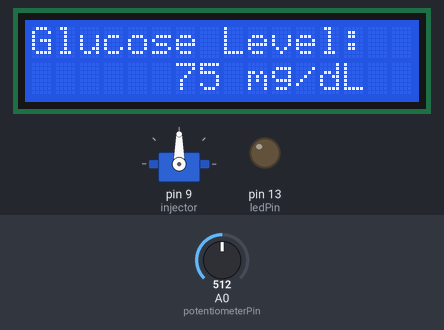
Recording of a sketch running on a simulated Arduino Uno, built with avr-gcc and run on an emulated ATmega328P. Shown: 16×2 character LCD, servo, output pins drawn as LEDs (lit = HIGH). Inputs (shaded band) come from the test bench; at power-on: A0 (potentiometerPin) = 512. What the sketch prints to the serial monitor is not drawn.

Above: at 1.2 s.
1.3 s: A0 (potentiometerPin) set to 485
At 2.2 s:
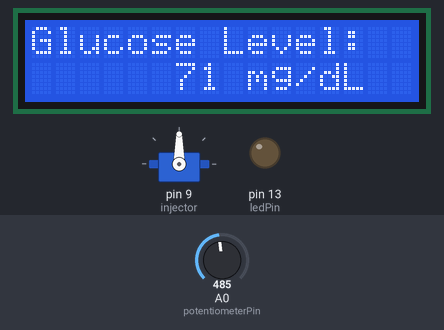
3.0 s: A0 (potentiometerPin) set to 469
At 3.6 s:
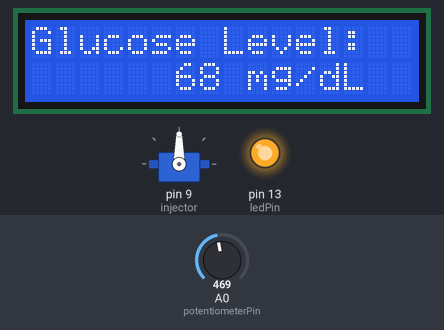
At 10.29 s:
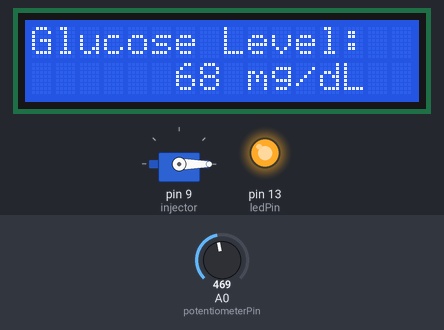
Timing chart, 0 to 10.5 s (numbered marks = the images above; inputs shaded):
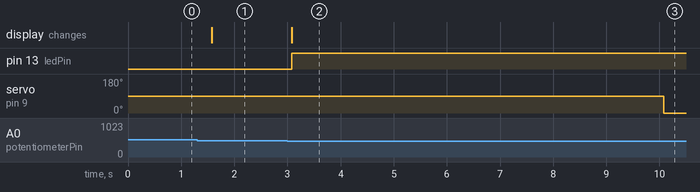

The sketch:

sugar.ino
```cpp
#include <LiquidCrystal.h>
#include <Servo.h>

const int potentiometerPin = A0;
const int ledPin = 13;
const int threshold = 70;
LiquidCrystal lcd(12, 11, 5, 4, 3, 2);
Servo injector;

void setup() {
  pinMode(ledPin, OUTPUT);
  lcd.begin(16, 2);
  lcd.print("Glucose Level: ");
  injector.attach(9);
}

void loop() {
  int sensorValue = analogRead(potentiometerPin);
  int glucoseLevel = map(sensorValue, 0, 1023, 0, 150);
  Serial.begin(9600);
  Serial.println(sensorValue);
  lcd.setCursor(0, 1);
  lcd.print("      ");
  lcd.print(glucoseLevel);
  lcd.print(" mg/dL");
  if (glucoseLevel < threshold) {
    digitalWrite(ledPin, HIGH);
     delay(2000);
    injector.write(90); // Move servo to inject
    delay(5000);
    injector.write(0);

  } else {
    digitalWrite(ledPin, LOW);
  }
  delay(500);
}
```

Measured:
- the behaviour switches between 478 and 477 on A0 (potentiometerPin) (found by bisection; images 1 and 2)
- after the input at 1.3 s, the display: changes after 0.27 s (image 1)
- after the input at 3.0 s, pin 13 (ledPin): LOW → HIGH after 0.08 s; servo on pin 9 (injector): 90° → 0° after 7.1 s; the display: changes after 0.08 s (image 2)
